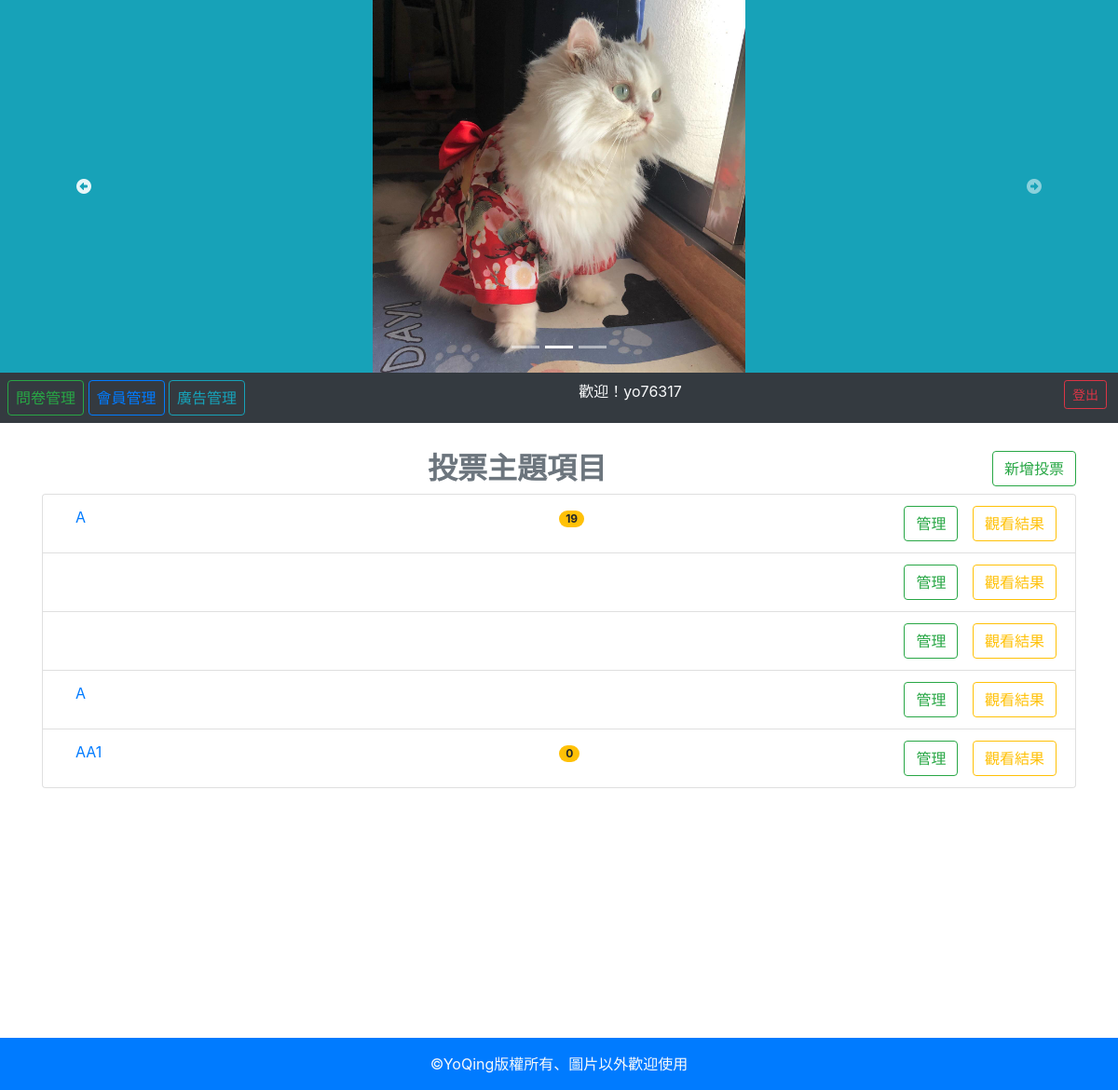
Screenshot of /backend/index.php (signed in) with the database file from the repository.
### tables this page shows
CREATE TABLE `ad` (
  `id` int(11) UNSIGNED NOT NULL,
  `name` varchar(64) NOT NULL,
  `sh` tinyint(1) UNSIGNED NOT NULL,
  `intro` varchar(64) DEFAULT NULL
);

CREATE TABLE `topics` (
  `id` int(11) UNSIGNED NOT NULL,
  `topic` varchar(128) NOT NULL
);

### db.php (called while the page is built, shortened)
<?php
    $dsn="mysql:host=localhost;charset=utf8;dbname=yovote";
    $pdo=new PDO($dsn,'root','');
    function all($table,...$arg){
    global $pdo;
    $sql="SELECT * FROM `$table` ";
    if(isset($arg[0])){
        if(is_array($arg[0])){
            foreach($arg[0] as $key=>$value){
                $tmp[]="`$key`='$value'";
            }
            $sql=$sql."where " . implode(" AND ",$tmp);
        }else{
            $sql=$sql.$arg[0];
        }
    }
    $rows=$pdo->query($sql)->fetchAll(PDO::FETCH_ASSOC);
    return $rows;
    }
    function q($sql){
    global $pdo;
    return $pdo->query($sql)->fetchAll(PDO::FETCH_ASSOC);
    }
?>

### backend/manage_vote.php (the view)
<h2 class="text-center font-weight-bold text-secondary">投票主題項目
    <a class="btn btn btn-outline-success float-right" href="?do=add_subject_form">
        新增投票
    </a>
</h2>
<?php
    $alltopics=all('topics');
    echo "<ol class='list-group'>";
    foreach ($alltopics as $key => $value) {
    echo "<li class='list-group-item'>";
    echo "<a class='d-inline-block col-6' href='../backend/index.php?do=vote&id={$value['id']}'>";
    echo $value['topic'];
    echo "</a>";
    $count=q("select sum(`count`) as '總計' from `options` where `topic_id`='{$value['id']}'");
    echo "<a class='badge badge-pill badge-warning' href='../backend/index.php?do=vote_result&id={$value['id']}'>";
    echo $count[0]['總計'];
    echo "</a>";
    echo "<a class='float-right' href='../backend/index.php?do=vote_result&id={$value['id']}'>";
    echo "<button type='button' class='btn btn-outline-warning'>觀看結果</button>";
    echo "</a>";
    echo "<a class='d-inline-block col-1 text-center float-right' href='?do=edit_subject&id={$value['id']}'>";
    echo "<button class='btn btn-outline-success'>管理</button>";
    echo "</a>";
    echo "</li>";
}
echo "</ol>";
?>

### backend/index.php (shortened to what this page needs)
<?php
include_once "../db.php";
?>
<!DOCTYPE html>
<html lang="en">
<head>
    <link rel="stylesheet" href="https://maxcdn.bootstrapcdn.com/bootstrap/4.5.2/css/bootstrap.min.css">
    <link rel="stylesheet" href="../style/style.css">
</head>
<body>
<div class="container-fluid">
    <div class="row">
        <div class="jumbotron jumbotron-fluid p-0 mb-0 col-12" style="overflow:hidden">
            <a href="index.php">
                <div id="carouselExampleIndicators" class="carousel slide bg-info" data-ride="carousel" data-interval="2500">
                    <ol class="carousel-indicators position-absolute">
                        <li data-target="#carouselExampleIndicators" data-slide-to="0" class="active"></li>
                        <li data-target="#carouselExampleIndicators" data-slide-to="1"></li>
                        <li data-target="#carouselExampleIndicators" data-slide-to="2"></li>
                    </ol>
                    <div class="carousel-inner">
                    <?php
                        $image=all('ad',['sh'=>1]);
                        foreach($image as $key => $image2){
                        if($key==0){
                            echo "<div class='carousel-item active'>";
                        }else{
                            echo "<div class='carousel-item'>";
                        }
                        echo "<img class='d-block m-auto' style='width:400px;height:400px;' src='../image/{$image2['name']}' alt='{$image2['intro']}'>";
                        echo "</div>";
                        }
                        ?>
                    </div>
                    <a class="carousel-control-prev" href="#carouselExampleIndicators" role="button" data-slide="prev">
                        <span class="fas fa-arrow-alt-circle-left" aria-hidden="true"></span>
                    </a>
                    <a class="carousel-control-next" href="#carouselExampleIndicators" role="button" data-slide="next">
                        <span class="fas fa-arrow-alt-circle-right" aria-hidden="true"></span>
                    </a>
                </div>
            </a>
        </div>
    </div>
</div>
<div class="container-fluid">
    <div class="row">
        <nav class="col bg-dark text-light d-flex justify-content-between p-2">
            <div class="text-left">
                <a class='px-2 btn btn-outline-success' href="?do=show_vote_list">問卷管理</a>
                <a class='px-2 btn btn btn-outline-primary' href="?do=member">會員管理</a>
                <a class='px-2 btn btn-outline-info' href="?do=ad">廣告管理</a>
            </div>
            <?php
                if(isset($_SESSION['user'])){
                    echo "<span class='pr-5'>歡迎！{$_SESSION['user']}</span>";
            ?>
            <div class="text-right">
                <a class="btn btn-sm btn btn-outline-danger mx-1" href="../logout.php">登出</a>
            </div>
            <?php
            }
            ?>
        </nav>
    </div>
</div>
<div class="container">
    <div class="row">
        <div class="col-12">
            <?php
                $do=(isset($_GET['do']))?$_GET['do']:'manage_vote';
                $file=$do.".php";
                if(file_exists($file)){
                        include $file;
                }else{
                        include "./manage_vote.php";
                }
            ?>
        </div>
    </div>
</div>
<div class="p-3 text-center text-light bg-primary">&copy;YoQing版權所有、圖片以外歡迎使用</div>
</body>
</html>

### backend/index.php (style rules this page uses)
.container { min-height: 600px; margin: 30px auto; }

### rows the page displays
ad: name (picture)
topics: topic "A", 總計 "19"
topics: topic "A"
topics: topic "AA1", 總計 "0"

### other values shown
$_SESSION['user'] "yo76317"
